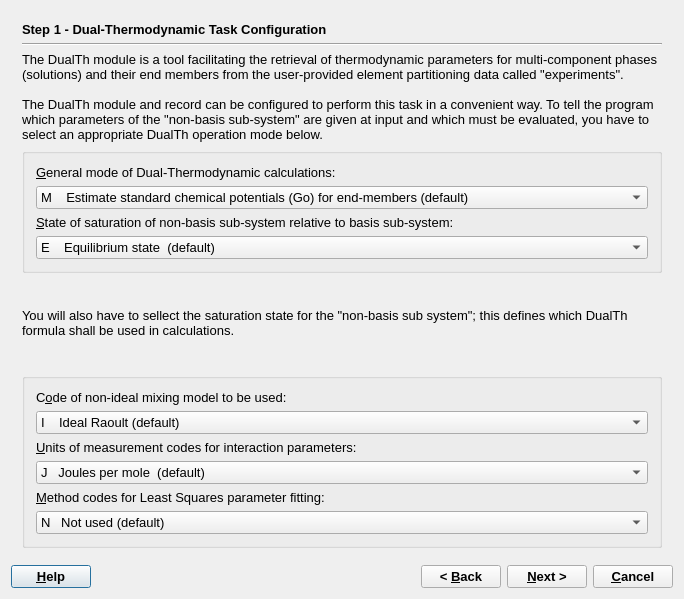
<?xml version="1.0" encoding="UTF-8"?>
<ui version="4.0">
 <class>DualThWizardData</class>
 <widget class="QDialog" name="DualThWizardData">
  <property name="windowModality">
   <enum>Qt::WindowModal</enum>
  </property>
  <property name="geometry">
   <rect>
    <x>0</x>
    <y>0</y>
    <width>677</width>
    <height>599</height>
   </rect>
  </property>
  <property name="font">
   <font>
    <pointsize>10</pointsize>
   </font>
  </property>
  <property name="windowTitle">
   <string>GEM-Selektor Proces</string>
  </property>
  <layout class="QVBoxLayout" name="verticalLayout">
   <item>
    <widget class="QStackedWidget" name="stackedWidget">
     <property name="mouseTracking">
      <bool>false</bool>
     </property>
     <property name="acceptDrops">
      <bool>false</bool>
     </property>
     <property name="autoFillBackground">
      <bool>false</bool>
     </property>
     <property name="frameShape">
      <enum>QFrame::NoFrame</enum>
     </property>
     <property name="frameShadow">
      <enum>QFrame::Plain</enum>
     </property>
     <property name="currentIndex">
      <number>0</number>
     </property>
     <widget class="QWidget" name="page">
      <layout class="QGridLayout">
       <item row="0" column="0">
        <widget class="QLabel" name="pageName">
         <property name="sizePolicy">
          <sizepolicy hsizetype="Preferred" vsizetype="Fixed">
           <horstretch>0</horstretch>
           <verstretch>0</verstretch>
          </sizepolicy>
         </property>
         <property name="font">
          <font>
           <weight>75</weight>
           <bold>true</bold>
          </font>
         </property>
         <property name="text">
          <string>Step 1 - Dual-Thermodynamic Task Configuration</string>
         </property>
        </widget>
       </item>
       <item row="1" column="0">
        <widget class="Line" name="line">
         <property name="orientation">
          <enum>Qt::Horizontal</enum>
         </property>
        </widget>
       </item>
       <item row="3" column="0">
        <widget class="QGroupBox" name="groupBox">
         <property name="title">
          <string/>
         </property>
         <layout class="QVBoxLayout">
          <item>
           <widget class="QLabel" name="AC_modeLabel_2">
            <property name="frameShape">
             <enum>QFrame::NoFrame</enum>
            </property>
            <property name="frameShadow">
             <enum>QFrame::Plain</enum>
            </property>
            <property name="text">
             <string>&amp;General mode of Dual-Thermodynamic calculations:</string>
            </property>
            <property name="alignment">
             <set>Qt::AlignBottom</set>
            </property>
            <property name="wordWrap">
             <bool>true</bool>
            </property>
            <property name="buddy">
             <cstring>p_Mode</cstring>
            </property>
           </widget>
          </item>
          <item>
           <widget class="QComboBox" name="p_Mode">
            <item>
             <property name="text">
              <string>M    Estimate standard chemical potentials (Go) for end-members (default)</string>
             </property>
            </item>
            <item>
             <property name="text">
              <string>G   Estimate activity coefficients and interaction parameters of the non-ideal mixing model </string>
             </property>
            </item>
            <item>
             <property name="text">
              <string>A    Estimate activities of end members (mixing model unknown)</string>
             </property>
            </item>
            <item>
             <property name="text">
              <string>X   Estimate mole fractions of end-members given the mixing model</string>
             </property>
            </item>
           </widget>
          </item>
          <item>
           <widget class="QLabel" name="DcEqModeLabel_2">
            <property name="frameShape">
             <enum>QFrame::NoFrame</enum>
            </property>
            <property name="frameShadow">
             <enum>QFrame::Plain</enum>
            </property>
            <property name="text">
             <string>&amp;State of saturation of non-basis sub-system relative to basis sub-system:</string>
            </property>
            <property name="alignment">
             <set>Qt::AlignBottom</set>
            </property>
            <property name="wordWrap">
             <bool>true</bool>
            </property>
            <property name="buddy">
             <cstring>p_St</cstring>
            </property>
           </widget>
          </item>
          <item>
           <widget class="QComboBox" name="p_St">
            <item>
             <property name="text">
              <string>E    Equilibrium state  (default)</string>
             </property>
            </item>
            <item>
             <property name="text">
              <string>P   Primary saturation state </string>
             </property>
            </item>
            <item>
             <property name="text">
              <string>S    Minimum stoichiometric saturation state</string>
             </property>
            </item>
           </widget>
          </item>
         </layout>
        </widget>
       </item>
       <item row="4" column="0">
        <widget class="QLabel" name="label_6">
         <property name="text">
          <string>You will also have to sellect the saturation state for the &quot;non-basis sub system&quot;; this defines which DualTh formula shall be used in calculations.</string>
         </property>
         <property name="wordWrap">
          <bool>true</bool>
         </property>
        </widget>
       </item>
       <item row="5" column="0">
        <widget class="QGroupBox" name="groupBox_7">
         <property name="title">
          <string/>
         </property>
         <layout class="QVBoxLayout">
          <item>
           <widget class="QLabel" name="AC_modeLabel">
            <property name="frameShape">
             <enum>QFrame::NoFrame</enum>
            </property>
            <property name="frameShadow">
             <enum>QFrame::Plain</enum>
            </property>
            <property name="text">
             <string>C&amp;ode of non-ideal mixing model to be used:</string>
            </property>
            <property name="alignment">
             <set>Qt::AlignBottom</set>
            </property>
            <property name="wordWrap">
             <bool>true</bool>
            </property>
            <property name="buddy">
             <cstring>p_IPf</cstring>
            </property>
           </widget>
          </item>
          <item>
           <widget class="QComboBox" name="p_IPf">
            <item>
             <property name="text">
              <string>I    Ideal Raoult (default)</string>
             </property>
            </item>
            <item>
             <property name="text">
              <string>G   Guggenheim (binary) model</string>
             </property>
            </item>
            <item>
             <property name="text">
              <string>R    Redlich-Kister (binary) model </string>
             </property>
            </item>
            <item>
             <property name="text">
              <string>T   Thompson-Waldbaum  model</string>
             </property>
            </item>
            <item>
             <property name="text">
              <string>M   Margules model </string>
             </property>
            </item>
            <item>
             <property name="text">
              <string>V   Van Laar model </string>
             </property>
            </item>
            <item>
             <property name="text">
              <string>B   Bale-Pelton dilute solution formalism </string>
             </property>
            </item>
            <item>
             <property name="text">
              <string>O   Other (defined in script) model</string>
             </property>
            </item>
           </widget>
          </item>
          <item>
           <widget class="QLabel" name="DcEqModeLabel">
            <property name="frameShape">
             <enum>QFrame::NoFrame</enum>
            </property>
            <property name="frameShadow">
             <enum>QFrame::Plain</enum>
            </property>
            <property name="text">
             <string>&amp;Units of measurement codes for interaction parameters:</string>
            </property>
            <property name="alignment">
             <set>Qt::AlignBottom</set>
            </property>
            <property name="wordWrap">
             <bool>true</bool>
            </property>
            <property name="buddy">
             <cstring>p_IPu</cstring>
            </property>
           </widget>
          </item>
          <item>
           <widget class="QComboBox" name="p_IPu">
            <item>
             <property name="text">
              <string>J   Joules per mole  (default)</string>
             </property>
            </item>
            <item>
             <property name="text">
              <string>K   Kilojoules per mole  </string>
             </property>
            </item>
            <item>
             <property name="text">
              <string>N   Normalized (dimensionless)</string>
             </property>
            </item>
           </widget>
          </item>
          <item>
           <widget class="QLabel" name="PhEqModeLabel">
            <property name="text">
             <string>&amp;Method codes for Least Squares parameter fitting:</string>
            </property>
            <property name="alignment">
             <set>Qt::AlignBottom</set>
            </property>
            <property name="wordWrap">
             <bool>true</bool>
            </property>
            <property name="buddy">
             <cstring>p_LSF</cstring>
            </property>
           </widget>
          </item>
          <item>
           <widget class="QComboBox" name="p_LSF">
            <item>
             <property name="text">
              <string>N   Not used (default)</string>
             </property>
            </item>
            <item>
             <property name="text">
              <string>L   Conventional fitting using LM algorithm</string>
             </property>
            </item>
            <item>
             <property name="text">
              <string>S   Conventional fitting using SVD algorithm</string>
             </property>
            </item>
            <item>
             <property name="text">
              <string>B   SVD with Bayesian parameter estimation</string>
             </property>
            </item>
            <item>
             <property name="text">
              <string>C   Levenberg constrained</string>
             </property>
            </item>
           </widget>
          </item>
         </layout>
        </widget>
       </item>
       <item row="2" column="0">
        <widget class="QLabel" name="textLabel10">
         <property name="sizePolicy">
          <sizepolicy hsizetype="Preferred" vsizetype="Preferred">
           <horstretch>0</horstretch>
           <verstretch>0</verstretch>
          </sizepolicy>
         </property>
         <property name="frameShape">
          <enum>QFrame::NoFrame</enum>
         </property>
         <property name="frameShadow">
          <enum>QFrame::Plain</enum>
         </property>
         <property name="text">
          <string>The DualTh module is a tool facilitating the retrieval of thermodynamic parameters for multi-component phases (solutions) and their end members from the user-provided element partitioning data called &quot;experiments&quot;. 

The DualTh module and record can be configured to perform this task in a convenient way. To tell the program which parameters of the &quot;non-basis sub-system&quot; are given at input and which must be evaluated, you have to select an appropriate DualTh operation mode below.</string>
         </property>
         <property name="textFormat">
          <enum>Qt::AutoText</enum>
         </property>
         <property name="scaledContents">
          <bool>false</bool>
         </property>
         <property name="wordWrap">
          <bool>true</bool>
         </property>
         <property name="margin">
          <number>0</number>
         </property>
         <property name="openExternalLinks">
          <bool>false</bool>
         </property>
        </widget>
       </item>
      </layout>
     </widget>
     <widget class="QWidget" name="page_2">
      <layout class="QGridLayout">
       <item row="0" column="0">
        <widget class="QLabel" name="label">
         <property name="sizePolicy">
          <sizepolicy hsizetype="Preferred" vsizetype="Fixed">
           <horstretch>0</horstretch>
           <verstretch>0</verstretch>
          </sizepolicy>
         </property>
         <property name="font">
          <font>
           <weight>75</weight>
           <bold>true</bold>
          </font>
         </property>
         <property name="text">
          <string>Step 2 - Important dimensions</string>
         </property>
        </widget>
       </item>
       <item row="1" column="0">
        <widget class="Line" name="line_2">
         <property name="orientation">
          <enum>Qt::Horizontal</enum>
         </property>
        </widget>
       </item>
       <item row="2" column="0">
        <widget class="QLabel" name="textLabel2">
         <property name="sizePolicy">
          <sizepolicy hsizetype="Preferred" vsizetype="Preferred">
           <horstretch>0</horstretch>
           <verstretch>0</verstretch>
          </sizepolicy>
         </property>
         <property name="text">
          <string>In spin-boxes below, at least the dimensions nQ, nM and nP must be properly set up. In this DualTh task, nQ equilibria in the basis sub-system will be computed first. Then, for each of nQ &quot;experiments&quot;, chemical potentials of nM end members will be determined and the excess Gibbs energy of mixing (Gex) will calculated. Finally, if possible, the nP non-ideal interaction parameters will be evaluated from nQ values of Gex, if necessary, using least-squares fitting.</string>
         </property>
         <property name="alignment">
          <set>Qt::AlignVCenter</set>
         </property>
         <property name="wordWrap">
          <bool>true</bool>
         </property>
        </widget>
       </item>
       <item row="3" column="0">
        <widget class="QGroupBox" name="groupBox_2">
         <property name="sizePolicy">
          <sizepolicy hsizetype="Minimum" vsizetype="Minimum">
           <horstretch>0</horstretch>
           <verstretch>0</verstretch>
          </sizepolicy>
         </property>
         <property name="title">
          <string>Dimensions</string>
         </property>
         <layout class="QGridLayout" name="gridLayout">
          <item row="0" column="0">
           <widget class="QSpinBox" name="pnQ">
            <property name="sizePolicy">
             <sizepolicy hsizetype="Fixed" vsizetype="Fixed">
              <horstretch>0</horstretch>
              <verstretch>0</verstretch>
             </sizepolicy>
            </property>
            <property name="minimumSize">
             <size>
              <width>50</width>
              <height>0</height>
             </size>
            </property>
            <property name="minimum">
             <number>1</number>
            </property>
            <property name="maximum">
             <number>999</number>
            </property>
            <property name="value">
             <number>1</number>
            </property>
           </widget>
          </item>
          <item row="0" column="1">
           <widget class="QLabel" name="TextLabel1">
            <property name="text">
             <string>nQ - Number of partitioning &quot;experiments&quot; ( nQ &gt;= 1 ) at different system compositions (required)</string>
            </property>
            <property name="wordWrap">
             <bool>false</bool>
            </property>
            <property name="buddy">
             <cstring>pnQ</cstring>
            </property>
           </widget>
          </item>
          <item row="1" column="0">
           <widget class="QSpinBox" name="pnM">
            <property name="sizePolicy">
             <sizepolicy hsizetype="Fixed" vsizetype="Fixed">
              <horstretch>0</horstretch>
              <verstretch>0</verstretch>
             </sizepolicy>
            </property>
            <property name="minimumSize">
             <size>
              <width>50</width>
              <height>0</height>
             </size>
            </property>
            <property name="minimum">
             <number>2</number>
            </property>
            <property name="maximum">
             <number>20</number>
            </property>
            <property name="value">
             <number>2</number>
            </property>
           </widget>
          </item>
          <item row="1" column="1">
           <widget class="QLabel" name="TextLabel2">
            <property name="text">
             <string>nM - Number of solution phase end members in the &quot;non-basis sub-system&quot; (nM &gt;= 2) (required)</string>
            </property>
            <property name="alignment">
             <set>Qt::AlignVCenter</set>
            </property>
            <property name="wordWrap">
             <bool>true</bool>
            </property>
            <property name="buddy">
             <cstring>pnM</cstring>
            </property>
           </widget>
          </item>
          <item row="2" column="0">
           <widget class="QSpinBox" name="pnP">
            <property name="sizePolicy">
             <sizepolicy hsizetype="Fixed" vsizetype="Fixed">
              <horstretch>0</horstretch>
              <verstretch>0</verstretch>
             </sizepolicy>
            </property>
            <property name="minimumSize">
             <size>
              <width>50</width>
              <height>0</height>
             </size>
            </property>
            <property name="minimum">
             <number>0</number>
            </property>
            <property name="maximum">
             <number>20</number>
            </property>
            <property name="value">
             <number>1</number>
            </property>
           </widget>
          </item>
          <item row="2" column="1">
           <widget class="QLabel" name="TextLabel1_2">
            <property name="text">
             <string>nP - Number of interaction parameters (nP &gt;= 0 and nM &gt;= nP ) in the non-ideal mixing model of choice (required); 0 means Raoultian ideal mixing when the activity of end-member equals its mole fraction</string>
            </property>
            <property name="alignment">
             <set>Qt::AlignVCenter</set>
            </property>
            <property name="wordWrap">
             <bool>true</bool>
            </property>
            <property name="buddy">
             <cstring>pnP</cstring>
            </property>
           </widget>
          </item>
          <item row="3" column="0">
           <widget class="QSpinBox" name="pLb">
            <property name="sizePolicy">
             <sizepolicy hsizetype="Fixed" vsizetype="Fixed">
              <horstretch>0</horstretch>
              <verstretch>0</verstretch>
             </sizepolicy>
            </property>
            <property name="minimumSize">
             <size>
              <width>50</width>
              <height>0</height>
             </size>
            </property>
            <property name="minimum">
             <number>0</number>
            </property>
            <property name="maximum">
             <number>100</number>
            </property>
           </widget>
          </item>
          <item row="3" column="1">
           <widget class="QLabel" name="TextLabel1_2_2">
            <property name="text">
             <string>Lb - Number of user-defined formula units to set bulk compositions of basis and non-basis sub-systems (optional)</string>
            </property>
            <property name="alignment">
             <set>Qt::AlignVCenter</set>
            </property>
            <property name="wordWrap">
             <bool>true</bool>
            </property>
            <property name="buddy">
             <cstring>pLb</cstring>
            </property>
           </widget>
          </item>
         </layout>
        </widget>
       </item>
       <item row="4" column="0">
        <widget class="QGroupBox" name="groupBox_3">
         <property name="sizePolicy">
          <sizepolicy hsizetype="Minimum" vsizetype="Minimum">
           <horstretch>0</horstretch>
           <verstretch>0</verstretch>
          </sizepolicy>
         </property>
         <property name="title">
          <string>No need to change in this version of GEMS-PSI </string>
         </property>
         <layout class="QGridLayout">
          <item row="0" column="0">
           <widget class="QComboBox" name="pPunE">
            <property name="enabled">
             <bool>false</bool>
            </property>
            <item>
             <property name="text">
              <string>j     J/mol(/K) </string>
             </property>
            </item>
            <item>
             <property name="text">
              <string>c    cal/mol(/K)</string>
             </property>
            </item>
            <item>
             <property name="text">
              <string>J     kJ/mol(/K)</string>
             </property>
            </item>
            <item>
             <property name="text">
              <string>C    kcal/mol(/K)</string>
             </property>
            </item>
            <item>
             <property name="text">
              <string>N   Normalized</string>
             </property>
            </item>
           </widget>
          </item>
          <item row="0" column="1">
           <widget class="QLabel" name="textLabel1_4">
            <property name="text">
             <string>Units of measurement of energy in this RTparm record (default: j)</string>
            </property>
            <property name="wordWrap">
             <bool>false</bool>
            </property>
            <property name="buddy">
             <cstring>pPunE</cstring>
            </property>
           </widget>
          </item>
          <item row="1" column="0">
           <widget class="QComboBox" name="pPunV">
            <property name="enabled">
             <bool>false</bool>
            </property>
            <item>
             <property name="text">
              <string>j    J/bar  = 0.1 cm3/mol</string>
             </property>
            </item>
            <item>
             <property name="text">
              <string>a   cal/bar</string>
             </property>
            </item>
            <item>
             <property name="text">
              <string>m   cm3/mol</string>
             </property>
            </item>
           </widget>
          </item>
          <item row="1" column="1">
           <widget class="QLabel" name="textLabel1_2_5">
            <property name="text">
             <string>Units of measurement of volume in this RTparm record (default:  j)</string>
            </property>
            <property name="wordWrap">
             <bool>false</bool>
            </property>
            <property name="buddy">
             <cstring>pPunV</cstring>
            </property>
           </widget>
          </item>
          <item row="2" column="0">
           <widget class="QComboBox" name="pPunP">
            <property name="enabled">
             <bool>false</bool>
            </property>
            <item>
             <property name="text">
              <string>b    bar  = 10^5 Pa</string>
             </property>
            </item>
            <item>
             <property name="text">
              <string>B    kbar (kilobar)</string>
             </property>
            </item>
            <item>
             <property name="text">
              <string>p    Pa  (Pascal)</string>
             </property>
            </item>
            <item>
             <property name="text">
              <string>P    MPa  = 10^6 Pa  </string>
             </property>
            </item>
            <item>
             <property name="text">
              <string>A    atm (=1.013 bar)</string>
             </property>
            </item>
           </widget>
          </item>
          <item row="2" column="1">
           <widget class="QLabel" name="textLabel1_2_3_4">
            <property name="text">
             <string>Units of measurement of pressure in this RTparm record (default: b)</string>
            </property>
            <property name="wordWrap">
             <bool>false</bool>
            </property>
            <property name="buddy">
             <cstring>pPunP</cstring>
            </property>
           </widget>
          </item>
          <item row="3" column="0">
           <widget class="QComboBox" name="pPunT">
            <property name="enabled">
             <bool>false</bool>
            </property>
            <item>
             <property name="text">
              <string>C   Celsius  </string>
             </property>
            </item>
            <item>
             <property name="text">
              <string>K   Kelvin</string>
             </property>
            </item>
            <item>
             <property name="text">
              <string>F   Fahrenheit</string>
             </property>
            </item>
           </widget>
          </item>
          <item row="3" column="1">
           <widget class="QLabel" name="textLabel1_2_3_2_4">
            <property name="frameShape">
             <enum>QFrame::NoFrame</enum>
            </property>
            <property name="frameShadow">
             <enum>QFrame::Plain</enum>
            </property>
            <property name="text">
             <string>Units of measurement of temperature in this RTparm record (default: C)</string>
            </property>
            <property name="wordWrap">
             <bool>false</bool>
            </property>
            <property name="buddy">
             <cstring>pPunT</cstring>
            </property>
           </widget>
          </item>
         </layout>
        </widget>
       </item>
       <item row="5" column="0">
        <widget class="QLabel" name="textLabel1">
         <property name="sizePolicy">
          <sizepolicy hsizetype="Preferred" vsizetype="Preferred">
           <horstretch>0</horstretch>
           <verstretch>0</verstretch>
          </sizepolicy>
         </property>
         <property name="text">
          <string>For each of nQ &quot;experiments&quot;,  a bulk composition of the &quot;basis sub-system&quot; (usually aqueous electrolyte) must be provided, together with the corresponding bulk composition of the &quot;non-basis sub-system&quot; (solution phase of interest).
Both bulk compositions can be set up later in amounts of IC (independent components). This can be done even easier easier with help of additional Lb user-defined formula units.</string>
         </property>
         <property name="alignment">
          <set>Qt::AlignVCenter</set>
         </property>
         <property name="wordWrap">
          <bool>true</bool>
         </property>
        </widget>
       </item>
      </layout>
     </widget>
     <widget class="QWidget" name="page_3">
      <layout class="QGridLayout">
       <item row="0" column="0">
        <widget class="QLabel" name="label_2">
         <property name="sizePolicy">
          <sizepolicy hsizetype="Preferred" vsizetype="Fixed">
           <horstretch>0</horstretch>
           <verstretch>0</verstretch>
          </sizepolicy>
         </property>
         <property name="font">
          <font>
           <weight>75</weight>
           <bold>true</bold>
          </font>
         </property>
         <property name="text">
          <string>Step 3 - Additional settings</string>
         </property>
        </widget>
       </item>
       <item row="1" column="0">
        <widget class="Line" name="line_3">
         <property name="orientation">
          <enum>Qt::Horizontal</enum>
         </property>
        </widget>
       </item>
       <item row="2" column="0">
        <widget class="QLabel" name="textLabel3">
         <property name="sizePolicy">
          <sizepolicy hsizetype="Preferred" vsizetype="Preferred">
           <horstretch>0</horstretch>
           <verstretch>0</verstretch>
          </sizepolicy>
         </property>
         <property name="text">
          <string>On this page, some modes of operation can be changed in specific cases.
Deactivate the first and/or the second checkbox if you do not intend to use independent components in setting up bulk compositions of nQ sub-systems.
Deactivate the third checkbox if you do not provide formula units (e.g. NaHCO3, SiO2, ...) to express bulk compositions of nQ sub-systems.</string>
         </property>
         <property name="wordWrap">
          <bool>true</bool>
         </property>
        </widget>
       </item>
       <item row="3" column="0">
        <widget class="QGroupBox" name="groupBox_4">
         <property name="title">
          <string>Optional modes of operation </string>
         </property>
         <layout class="QVBoxLayout">
          <item>
           <widget class="QCheckBox" name="c_ICb">
            <property name="text">
             <string>Use IC amounts for defining basis sub-system compositions</string>
            </property>
            <property name="checked">
             <bool>true</bool>
            </property>
           </widget>
          </item>
          <item>
           <widget class="QCheckBox" name="c_ICn">
            <property name="text">
             <string>Use IC amounts for defining non-basis sub-system compositions</string>
            </property>
            <property name="checked">
             <bool>true</bool>
            </property>
           </widget>
          </item>
          <item>
           <widget class="QCheckBox" name="c_AUb">
            <property name="text">
             <string>Use formula units for basis and non-basis sub-system compositions</string>
            </property>
            <property name="checked">
             <bool>true</bool>
            </property>
           </widget>
          </item>
          <item>
           <widget class="QCheckBox" name="c_TPI">
            <property name="text">
             <string>Use vectors for T, P and IS of nQ experiments (optional)</string>
            </property>
           </widget>
          </item>
          <item>
           <widget class="QCheckBox" name="c_Chi">
            <property name="text">
             <string>Use math script for LM SVD equations insert</string>
            </property>
            <property name="checked">
             <bool>false</bool>
            </property>
           </widget>
          </item>
          <item>
           <widget class="QCheckBox" name="c_Gam">
            <property name="text">
             <string>Use math script for Gex or activity coefficients of non-basis DCs (optional)</string>
            </property>
            <property name="checked">
             <bool>false</bool>
            </property>
           </widget>
          </item>
          <item>
           <widget class="QCheckBox" name="c_Coul">
            <property name="text">
             <string>Use coulombic factors for non-basis DCs</string>
            </property>
            <property name="checked">
             <bool>false</bool>
            </property>
           </widget>
          </item>
          <item>
           <widget class="QCheckBox" name="c_SYd">
            <property name="text">
             <string>Save generated SysEq records to data base</string>
            </property>
            <property name="checked">
             <bool>true</bool>
            </property>
           </widget>
          </item>
         </layout>
        </widget>
       </item>
       <item row="4" column="0">
        <widget class="QLabel" name="textLabel4">
         <property name="sizePolicy">
          <sizepolicy hsizetype="Preferred" vsizetype="Preferred">
           <horstretch>0</horstretch>
           <verstretch>0</verstretch>
          </sizepolicy>
         </property>
         <property name="text">
          <string>The last three flags should be changed by advanced users only. For expressing mole fractions of end-members from the bulk elemental composition of non-basis sub-system, a math script can be provided in non-trivial cases, e.g. for a reciprocal solution. Another math script can be set up for computing activity coefficients of end members and/or Gex value of the solution in the case of a non-ideal mixing model which is not provided as a built-in function. A group of expressions in each math script will be executed nQ times (for each experiment).</string>
         </property>
         <property name="alignment">
          <set>Qt::AlignVCenter</set>
         </property>
         <property name="wordWrap">
          <bool>true</bool>
         </property>
        </widget>
       </item>
      </layout>
     </widget>
     <widget class="QWidget" name="page_4">
      <layout class="QGridLayout">
       <item row="0" column="0">
        <widget class="QLabel" name="label_3">
         <property name="sizePolicy">
          <sizepolicy hsizetype="Preferred" vsizetype="Fixed">
           <horstretch>0</horstretch>
           <verstretch>0</verstretch>
          </sizepolicy>
         </property>
         <property name="font">
          <font>
           <weight>75</weight>
           <bold>true</bold>
          </font>
         </property>
         <property name="text">
          <string>Step 4 - Useful hints</string>
         </property>
        </widget>
       </item>
       <item row="1" column="0">
        <widget class="Line" name="line_4">
         <property name="orientation">
          <enum>Qt::Horizontal</enum>
         </property>
        </widget>
       </item>
       <item row="2" column="0">
        <widget class="QGroupBox" name="groupBox_5">
         <property name="sizePolicy">
          <sizepolicy hsizetype="Preferred" vsizetype="Minimum">
           <horstretch>0</horstretch>
           <verstretch>0</verstretch>
          </sizepolicy>
         </property>
         <property name="title">
          <string>Optional</string>
         </property>
         <layout class="QHBoxLayout">
          <item>
           <widget class="QSpinBox" name="p_Nsd">
            <property name="sizePolicy">
             <sizepolicy hsizetype="Fixed" vsizetype="Fixed">
              <horstretch>0</horstretch>
              <verstretch>0</verstretch>
             </sizepolicy>
            </property>
            <property name="maximum">
             <number>4</number>
            </property>
           </widget>
          </item>
          <item>
           <widget class="QLabel" name="textLabel11">
            <property name="text">
             <string>&amp;Set here the number of links to SDref bibliography records (default 0)</string>
            </property>
            <property name="wordWrap">
             <bool>false</bool>
            </property>
            <property name="buddy">
             <cstring>p_Nsd</cstring>
            </property>
           </widget>
          </item>
         </layout>
        </widget>
       </item>
       <item row="3" column="0">
        <spacer>
         <property name="orientation">
          <enum>Qt::Vertical</enum>
         </property>
         <property name="sizeHint" stdset="0">
          <size>
           <width>20</width>
           <height>16</height>
          </size>
         </property>
        </spacer>
       </item>
       <item row="4" column="0">
        <widget class="QGroupBox" name="groupBox_6">
         <property name="title">
          <string>What will happen after you click &quot;Finish&quot;</string>
         </property>
         <layout class="QGridLayout">
          <item row="0" column="0">
           <widget class="QLabel" name="textLabel13">
            <property name="text">
             <string>(1) The necessary arrays will be allocated and Page 1 of the DualTh module window will appear.

(2) On the last page of DualTh this window, you will have to check/set up the necessary iterators - three-cell columns that specify the start value, the end value, and the increment of control parameters that control generation of nQ SysEq records with equilibria in the basis sub-system. From an iterator with zero increment, only the first value will be used.

(3) Enter the full DualTh task name into the DTname field and (optionally) a comment into the DTnote line. If math scripts will be used then type them on Pages 2 and 3. Use template scripts accessible through &quot;Help&quot; &quot;Scripts&quot; menu command.

(4) Enter the compositions of basis and non-basis sub-systems for all nQ &quot;experiments&quot;; take care about units of measurements and relevant total quantities (e.g. mass of the system).

(5) Click on the &quot;Calculate&quot; toolbar button to start calculation of basis sub-system equilibria. When this is done, you should see tables with chemical potentials of elements filled. 

(6) Click the &quot;Calculate&quot; button again to perform DualTh estimation of non-basis solution parameters. This step can be repeated after changing e.g. the mixing model parameters or Go values of end-members. To repeat the whole DualTh task, first remake this DualTh record.</string>
            </property>
            <property name="alignment">
             <set>Qt::AlignVCenter</set>
            </property>
            <property name="wordWrap">
             <bool>true</bool>
            </property>
           </widget>
          </item>
         </layout>
        </widget>
       </item>
       <item row="5" column="0">
        <widget class="QLabel" name="label_5">
         <property name="text">
          <string/>
         </property>
        </widget>
       </item>
      </layout>
     </widget>
    </widget>
   </item>
   <item>
    <layout class="QHBoxLayout">
     <item>
      <widget class="QPushButton" name="pHelp">
       <property name="font">
        <font>
         <weight>75</weight>
         <bold>true</bold>
        </font>
       </property>
       <property name="text">
        <string>&amp;Help</string>
       </property>
      </widget>
     </item>
     <item>
      <spacer>
       <property name="orientation">
        <enum>Qt::Horizontal</enum>
       </property>
       <property name="sizeHint" stdset="0">
        <size>
         <width>40</width>
         <height>20</height>
        </size>
       </property>
      </spacer>
     </item>
     <item>
      <widget class="QPushButton" name="pBack">
       <property name="font">
        <font>
         <weight>75</weight>
         <bold>true</bold>
        </font>
       </property>
       <property name="text">
        <string>&lt; &amp;Back</string>
       </property>
      </widget>
     </item>
     <item>
      <widget class="QPushButton" name="pNext">
       <property name="font">
        <font>
         <weight>75</weight>
         <bold>true</bold>
        </font>
       </property>
       <property name="text">
        <string>&amp;Next &gt;</string>
       </property>
      </widget>
     </item>
     <item>
      <widget class="QPushButton" name="pCancel">
       <property name="font">
        <font>
         <weight>75</weight>
         <bold>true</bold>
        </font>
       </property>
       <property name="text">
        <string>&amp;Cancel</string>
       </property>
      </widget>
     </item>
    </layout>
   </item>
  </layout>
 </widget>
 <layoutdefault spacing="6" margin="11"/>
 <tabstops>
  <tabstop>p_Mode</tabstop>
  <tabstop>p_St</tabstop>
  <tabstop>p_IPf</tabstop>
  <tabstop>p_IPu</tabstop>
  <tabstop>p_LSF</tabstop>
  <tabstop>pnQ</tabstop>
  <tabstop>pnM</tabstop>
  <tabstop>pnP</tabstop>
  <tabstop>pLb</tabstop>
  <tabstop>pPunE</tabstop>
  <tabstop>pPunV</tabstop>
  <tabstop>pPunP</tabstop>
  <tabstop>pPunT</tabstop>
  <tabstop>c_ICb</tabstop>
  <tabstop>c_ICn</tabstop>
  <tabstop>c_AUb</tabstop>
  <tabstop>c_TPI</tabstop>
  <tabstop>c_Chi</tabstop>
  <tabstop>c_Gam</tabstop>
  <tabstop>c_Coul</tabstop>
  <tabstop>c_SYd</tabstop>
  <tabstop>p_Nsd</tabstop>
  <tabstop>pHelp</tabstop>
  <tabstop>pBack</tabstop>
  <tabstop>pNext</tabstop>
  <tabstop>pCancel</tabstop>
 </tabstops>
 <resources/>
 <connections>
  <connection>
   <sender>pCancel</sender>
   <signal>clicked()</signal>
   <receiver>DualThWizardData</receiver>
   <slot>reject()</slot>
   <hints>
    <hint type="sourcelabel">
     <x>587</x>
     <y>518</y>
    </hint>
    <hint type="destinationlabel">
     <x>317</x>
     <y>270</y>
    </hint>
   </hints>
  </connection>
 </connections>
</ui>
